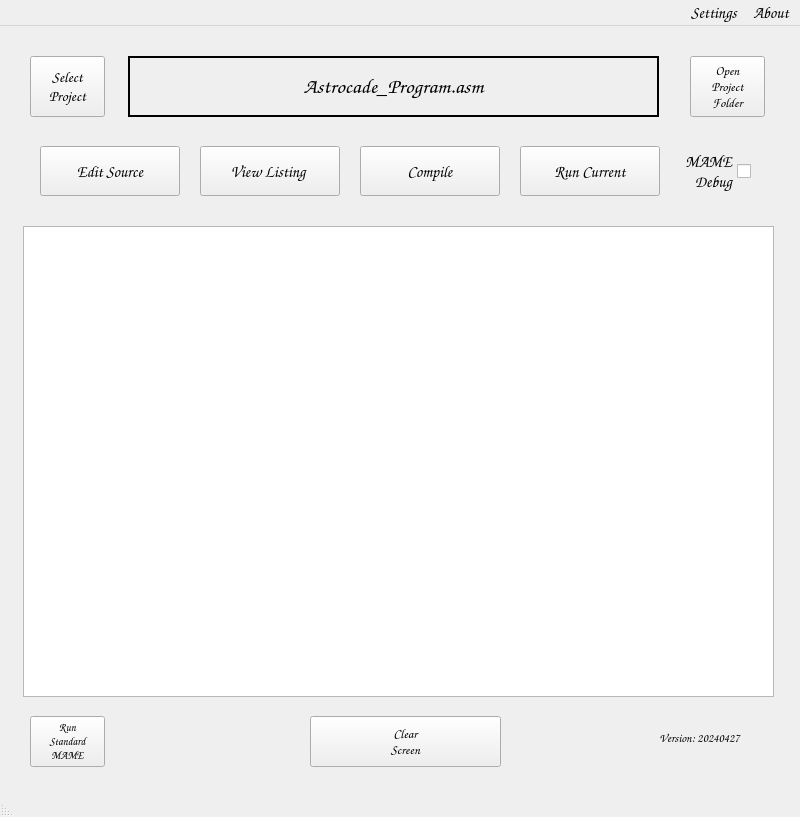
<?xml version="1.0" encoding="UTF-8"?>
<ui version="4.0">
 <class>MainWindow</class>
 <widget class="QMainWindow" name="MainWindow">
  <property name="geometry">
   <rect>
    <x>0</x>
    <y>0</y>
    <width>800</width>
    <height>817</height>
   </rect>
  </property>
  <property name="font">
   <font>
    <family>Comic Sans MS</family>
    <pointsize>12</pointsize>
    <bold>true</bold>
   </font>
  </property>
  <property name="windowTitle">
   <string>BAPD - Bally Astrocade Program Development</string>
  </property>
  <property name="layoutDirection">
   <enum>Qt::LayoutDirection::RightToLeft</enum>
  </property>
  <widget class="QWidget" name="centralwidget">
   <widget class="QPushButton" name="compileButton">
    <property name="geometry">
     <rect>
      <x>360</x>
      <y>120</y>
      <width>140</width>
      <height>50</height>
     </rect>
    </property>
    <property name="sizePolicy">
     <sizepolicy hsizetype="Preferred" vsizetype="Preferred">
      <horstretch>0</horstretch>
      <verstretch>0</verstretch>
     </sizepolicy>
    </property>
    <property name="font">
     <font>
      <family>Comic Sans MS</family>
      <pointsize>12</pointsize>
      <bold>true</bold>
     </font>
    </property>
    <property name="text">
     <string>Compile</string>
    </property>
   </widget>
   <widget class="QPushButton" name="editSourceButton">
    <property name="geometry">
     <rect>
      <x>40</x>
      <y>120</y>
      <width>140</width>
      <height>50</height>
     </rect>
    </property>
    <property name="sizePolicy">
     <sizepolicy hsizetype="Preferred" vsizetype="Preferred">
      <horstretch>0</horstretch>
      <verstretch>0</verstretch>
     </sizepolicy>
    </property>
    <property name="font">
     <font>
      <family>Comic Sans MS</family>
      <pointsize>12</pointsize>
      <bold>true</bold>
     </font>
    </property>
    <property name="cursor">
     <cursorShape>IBeamCursor</cursorShape>
    </property>
    <property name="text">
     <string>Edit Source</string>
    </property>
   </widget>
   <widget class="QPushButton" name="runCurrentButton">
    <property name="geometry">
     <rect>
      <x>520</x>
      <y>120</y>
      <width>140</width>
      <height>50</height>
     </rect>
    </property>
    <property name="sizePolicy">
     <sizepolicy hsizetype="Preferred" vsizetype="Preferred">
      <horstretch>0</horstretch>
      <verstretch>0</verstretch>
     </sizepolicy>
    </property>
    <property name="font">
     <font>
      <family>Comic Sans MS</family>
      <pointsize>12</pointsize>
      <bold>true</bold>
     </font>
    </property>
    <property name="text">
     <string>Run Current</string>
    </property>
   </widget>
   <widget class="QCheckBox" name="mameDebugCheckBox">
    <property name="geometry">
     <rect>
      <x>670</x>
      <y>120</y>
      <width>81</width>
      <height>50</height>
     </rect>
    </property>
    <property name="font">
     <font>
      <family>Comic Sans MS</family>
      <pointsize>12</pointsize>
      <bold>true</bold>
     </font>
    </property>
    <property name="text">
     <string>MAME 
Debug</string>
    </property>
   </widget>
   <widget class="QPushButton" name="versionPushButton">
    <property name="geometry">
     <rect>
      <x>619</x>
      <y>700</y>
      <width>161</width>
      <height>24</height>
     </rect>
    </property>
    <property name="font">
     <font>
      <family>Comic Sans MS</family>
      <pointsize>9</pointsize>
      <bold>false</bold>
     </font>
    </property>
    <property name="layoutDirection">
     <enum>Qt::LayoutDirection::LeftToRight</enum>
    </property>
    <property name="text">
     <string>Version: 20240427</string>
    </property>
    <property name="flat">
     <bool>true</bool>
    </property>
   </widget>
   <widget class="QPushButton" name="viewListingButton">
    <property name="geometry">
     <rect>
      <x>200</x>
      <y>120</y>
      <width>140</width>
      <height>50</height>
     </rect>
    </property>
    <property name="sizePolicy">
     <sizepolicy hsizetype="Preferred" vsizetype="Preferred">
      <horstretch>0</horstretch>
      <verstretch>0</verstretch>
     </sizepolicy>
    </property>
    <property name="font">
     <font>
      <family>Comic Sans MS</family>
      <pointsize>12</pointsize>
      <bold>true</bold>
     </font>
    </property>
    <property name="cursor">
     <cursorShape>IBeamCursor</cursorShape>
    </property>
    <property name="text">
     <string>View Listing </string>
    </property>
   </widget>
   <widget class="QPushButton" name="clearScreenButton">
    <property name="geometry">
     <rect>
      <x>310</x>
      <y>690</y>
      <width>191</width>
      <height>51</height>
     </rect>
    </property>
    <property name="font">
     <font>
      <family>Comic Sans MS</family>
      <pointsize>10</pointsize>
      <bold>true</bold>
     </font>
    </property>
    <property name="text">
     <string>Clear
Screen</string>
    </property>
    <property name="autoDefault">
     <bool>true</bool>
    </property>
   </widget>
   <widget class="QPushButton" name="runStandardMameButton">
    <property name="geometry">
     <rect>
      <x>30</x>
      <y>690</y>
      <width>75</width>
      <height>51</height>
     </rect>
    </property>
    <property name="font">
     <font>
      <family>Comic Sans MS</family>
      <pointsize>8</pointsize>
      <bold>true</bold>
     </font>
    </property>
    <property name="text">
     <string>Run
Standard
MAME</string>
    </property>
    <property name="autoDefault">
     <bool>true</bool>
    </property>
   </widget>
   <widget class="QPushButton" name="selectProjectButton">
    <property name="geometry">
     <rect>
      <x>30</x>
      <y>30</y>
      <width>75</width>
      <height>61</height>
     </rect>
    </property>
    <property name="font">
     <font>
      <family>Comic Sans MS</family>
      <pointsize>11</pointsize>
      <bold>true</bold>
      <stylestrategy>PreferAntialias</stylestrategy>
     </font>
    </property>
    <property name="text">
     <string>Select
Project</string>
    </property>
   </widget>
   <widget class="QPushButton" name="openProjectFolderButton">
    <property name="geometry">
     <rect>
      <x>690</x>
      <y>30</y>
      <width>75</width>
      <height>61</height>
     </rect>
    </property>
    <property name="font">
     <font>
      <family>Comic Sans MS</family>
      <pointsize>10</pointsize>
      <bold>true</bold>
     </font>
    </property>
    <property name="text">
     <string>Open
Project
Folder</string>
    </property>
   </widget>
   <widget class="QLabel" name="fileNameLabel">
    <property name="geometry">
     <rect>
      <x>128</x>
      <y>30</y>
      <width>531</width>
      <height>61</height>
     </rect>
    </property>
    <property name="font">
     <font>
      <family>Comic Sans MS</family>
      <pointsize>16</pointsize>
      <bold>true</bold>
     </font>
    </property>
    <property name="frameShape">
     <enum>QFrame::Shape::Box</enum>
    </property>
    <property name="frameShadow">
     <enum>QFrame::Shadow::Plain</enum>
    </property>
    <property name="lineWidth">
     <number>2</number>
    </property>
    <property name="text">
     <string>Astrocade_Program.asm</string>
    </property>
    <property name="alignment">
     <set>Qt::AlignmentFlag::AlignCenter</set>
    </property>
   </widget>
   <widget class="QPlainTextEdit" name="plainTextEdit">
    <property name="geometry">
     <rect>
      <x>23</x>
      <y>200</y>
      <width>751</width>
      <height>471</height>
     </rect>
    </property>
    <property name="font">
     <font>
      <family>Consolas</family>
      <pointsize>12</pointsize>
      <bold>false</bold>
     </font>
    </property>
    <property name="readOnly">
     <bool>true</bool>
    </property>
   </widget>
  </widget>
  <widget class="QMenuBar" name="menubar">
   <property name="geometry">
    <rect>
     <x>0</x>
     <y>0</y>
     <width>800</width>
     <height>33</height>
    </rect>
   </property>
   <widget class="QMenu" name="menuAbout">
    <property name="font">
     <font>
      <family>Comic Sans MS</family>
      <pointsize>12</pointsize>
      <bold>true</bold>
     </font>
    </property>
    <property name="layoutDirection">
     <enum>Qt::LayoutDirection::RightToLeft</enum>
    </property>
    <property name="title">
     <string>About</string>
    </property>
   </widget>
   <widget class="QMenu" name="menuSettings">
    <property name="title">
     <string>Settings</string>
    </property>
   </widget>
   <addaction name="menuAbout"/>
   <addaction name="menuSettings"/>
  </widget>
  <widget class="QStatusBar" name="statusbar"/>
 </widget>
 <resources/>
 <connections/>
</ui>
